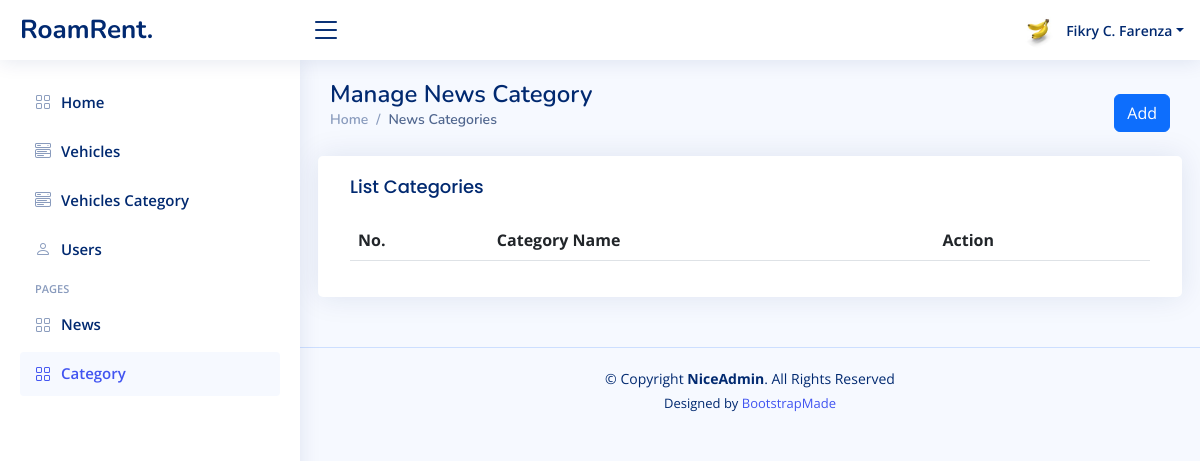
Before: /blog-category.php (signed in) with the older database file.
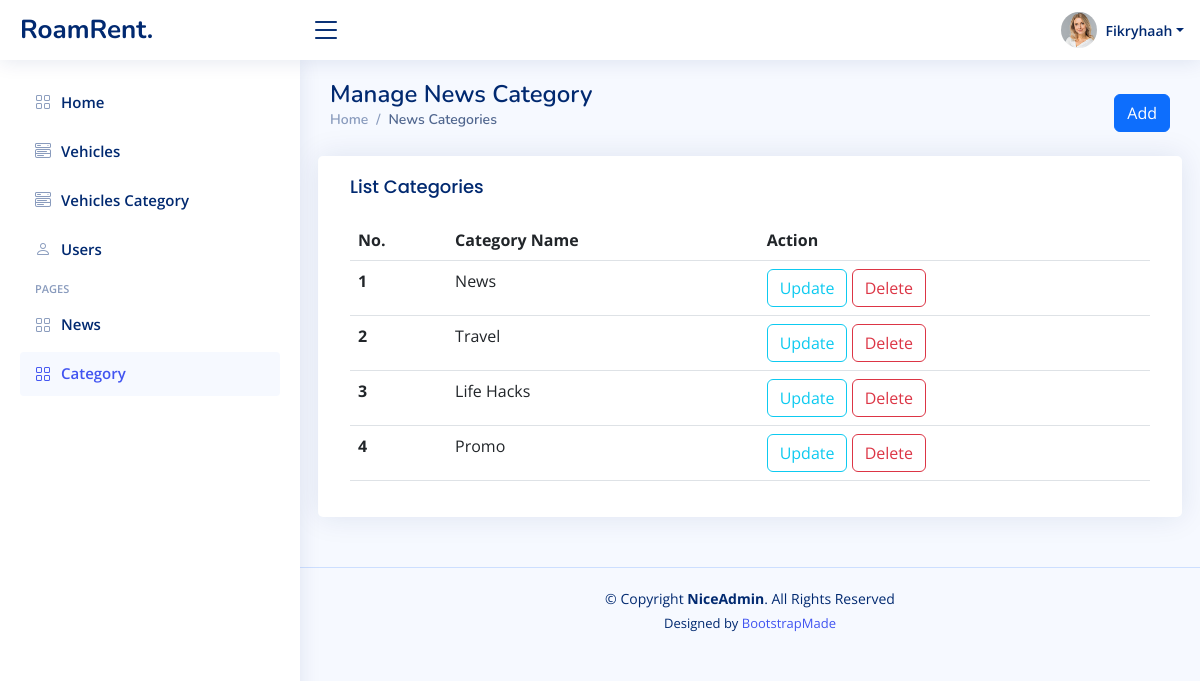
After: the same page with the newer database file.
### tables this page shows
CREATE TABLE `article_category` (
  `id` bigint(20) NOT NULL,
  `name` varchar(255) NOT NULL
);

### logics/auth-check.php (called while the page is built, shortened)
<?php
$auth_name = $_SESSION['name'];
$auth_photo = $_SESSION['photo_profile'];
$auth_role = $_SESSION['role'];

### blog-category.php (the view, shortened to what this page needs)
<!DOCTYPE html>
<html lang="en">
<head>
    <?php
    include("layout-head-import-nice.php");
    include 'logics/connect.php';
    include 'logics/auth-check.php';
    $sql = 'SELECT * FROM article_category';
    $result = $conn->query($sql);
    ?>
</head>
<body>
    <?php include 'layout-header-nice.php'; ?>
<aside id="sidebar" class="sidebar">
<ul class="sidebar-nav" id="sidebar-nav">
  <li class="nav-item">
    <a class="nav-link collapsed" href="home.php">
      <i class="bi bi-grid"></i>
      <span>Home</span>
    </a>
  </li>
  <li class="nav-item">
    <a class="nav-link collapsed" href="vehicle.php">
      <i class="bi bi-menu-button-wide"></i>
      <span>Vehicles</span>
    </a>
  </li>
  <?php
  if (strcmp($auth_role, "admin") == 0) {
  ?>
    <li class="nav-item">
      <a class="nav-link collapsed" href="vehicle-category.php">
        <i class="bi bi-menu-button-wide"></i>
        <span>Vehicles Category</span>
      </a>
    </li>
  <?php
  }
  ?>
  <li class="nav-item">
    <a class="nav-link collapsed" href="users.php">
      <i class="bi bi-person"></i>
      <span>Users</span>
    </a>
  </li>
  <li class="nav-heading">Pages</li>
  <li class="nav-item">
    <a class="nav-link collapsed" href="blog.php">
      <i class="bi bi-grid"></i>
      <span>News</span>
    </a>
  </li>
  <li class="nav-item">
    <a class="nav-link" href="blog-category.php">
      <i class="bi bi-grid"></i>
      <span>Category</span>
    </a>
  </li>
</ul>
</aside>
    <main id="main" class="main">
        <div class="pagetitle">
            <div class="row">
                <div class="col">
                    <h1>Manage News Category</h1>
                    <nav>
        <ol class="breadcrumb">
          <li class="breadcrumb-item"><a href="home.php">Home</a></li>
          <li class="breadcrumb-item active">News Categories</li>
        </ol>
      </nav>
                </div>
                <div class="col-2 d-flex justify-content-end align-items-center">
                    <a href="blog-category-add.php" class="btn btn-primary">Add</a>
                </div>
            </div>
        </div>
        <section class="section">
            <div class="row">
                <div class="card">
                    <div class="card-body">
                        <h5 class="card-title">List Categories</h5>
                        <table class="table col">
                            <thead>
                                <tr>
                                    <th scope="col">No.</th>
                                    <th scope="col">Category Name</th>
                                    <th scope="col">Action</th>
                                </tr>
                            </thead>
                            <tbody>
                                <?php
                                $i = 1;
                                while ($row = $result->fetch_assoc()) {
                                ?>
                                    <tr>
                                        <th scope="row"><?= $i ?></th>
                                        <td><?= $row['name'] ?></td>
                                        <td>
                                            <a href="blog-category-edit.php?id='<?= $row["id"] ?>'"><button class="btn btn-outline-info alert-delete-confirm">Update</button></a>
                                            <a href="logics/blog-category-delete.php?id='<?= $row["id"] ?>'"><button class="btn btn-outline-danger alert-delete-confirm">Delete</button></a>
                                        </td>
                                    </tr>
                                <?php $i++;
                                } ?>
                            </tbody>
                        </table>
                    </div>
                </div>
            </div>
        </section>
    </main>
    <?php include 'layout-footer.php'; ?>
</body>
</html>

### layout-header-nice.php (shortened to what this page needs)
<header id=" header" class="header fixed-top d-flex align-items-center">
    <div class="d-flex align-items-center justify-content-between">
        <a href="home.php" class="logo d-flex align-items-center">
            <span class="d-none d-lg-block">RoamRent.</span>
        </a>
        <i class="bi bi-list toggle-sidebar-btn"></i>
    </div>
    <nav class="header-nav ms-auto">
        <ul class="d-flex align-items-center">
            <li class="nav-item dropdown pe-3">
                <a class="nav-link nav-profile d-flex align-items-center pe-0" href="#" data-bs-toggle="dropdown">
                    <?php if (empty($auth_photo)) { ?>
                        <img src="assets/img/profile-img.jpg" alt="Profile" class="rounded-circle">
                    <?php } else { ?>
                        <img src="logics/photo/<?= $auth_photo ?>" alt="Profile" class="rounded-circle">
                    <?php } ?>
                    <span class="d-none d-md-block dropdown-toggle ps-2"><?= $auth_name ?></span>
                </a>
            </li>
        </ul>
    </nav>
</header>

Changed rows visible on the page:
added article_category: name "News"
added article_category: name "Travel"
added article_category: name "Life Hacks"
added article_category: name "Promo"
Other visible differences:
$auth_name: "Fikry C. Farenza" → "Fikryhaah"
